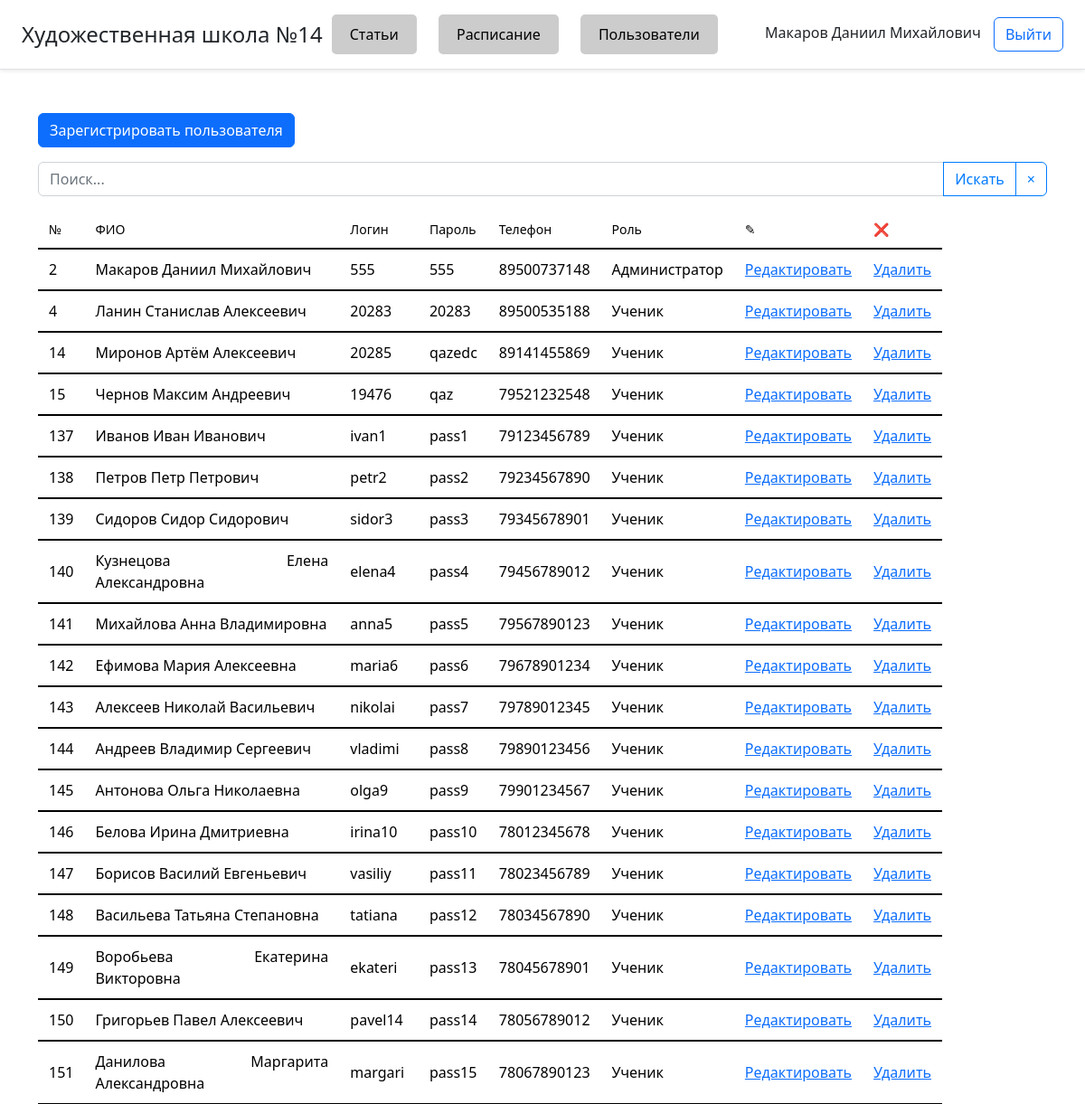
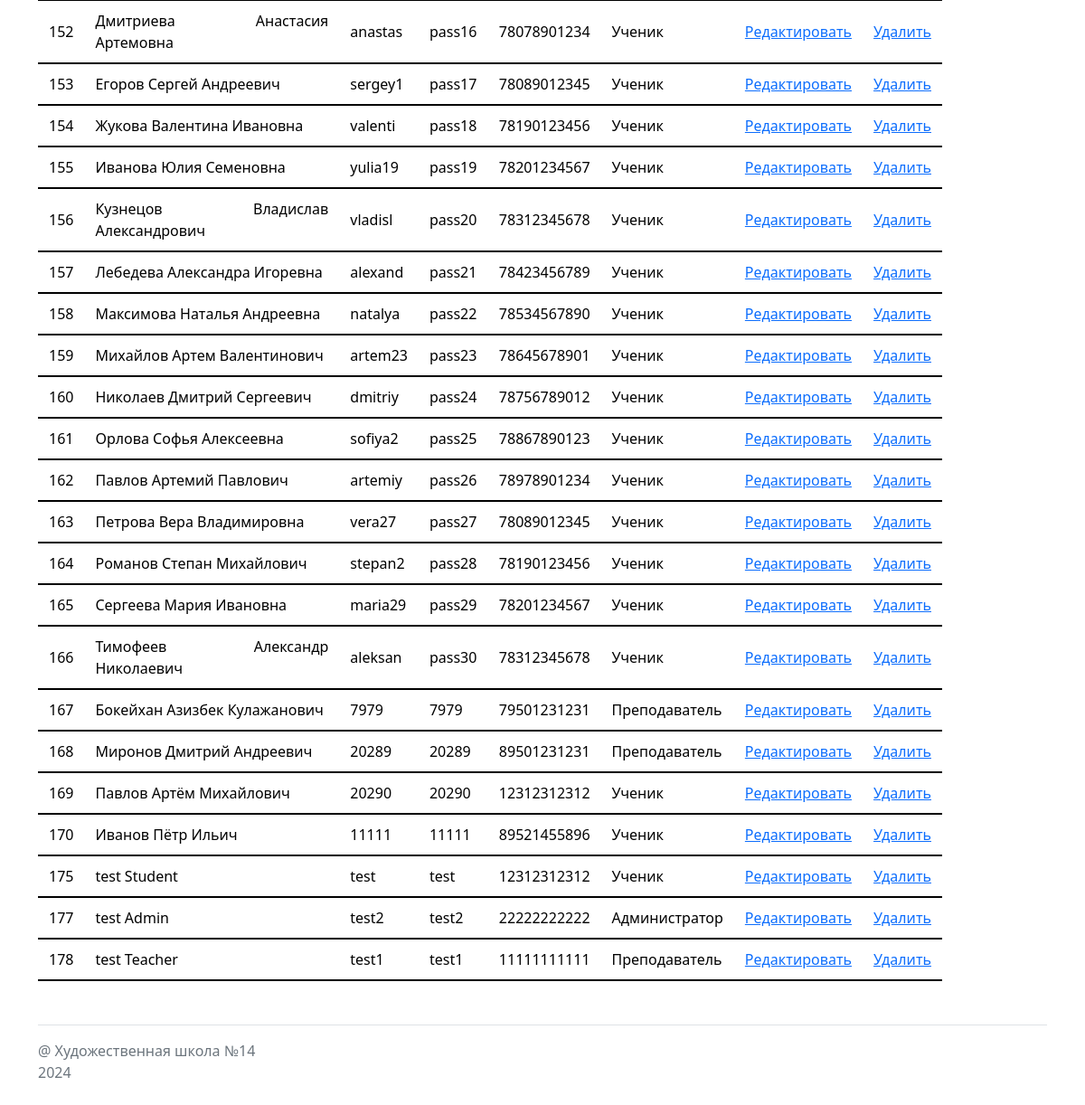
Screenshot of /admin/workers2.php (signed in) with the database file from the repository (2 pictures, top to bottom).
### tables this page shows
CREATE TABLE `users` (
  `id` int(11) NOT NULL,
  `full_name` varchar(45) NOT NULL,
  `login` varchar(7) DEFAULT NULL,
  `password` varchar(45) NOT NULL,
  `phone` bigint(11) NOT NULL,
  `roles_id` int(1) DEFAULT NULL
);

CREATE TABLE `roles` (
  `id` int(1) NOT NULL,
  `name` varchar(15) NOT NULL
);

### admin/workers2.php (the view, shortened to what this page needs)
<?php
require_once '../connect.php';
if(isset($_GET['search'])) {
    $search = $_GET['search'];
    $query = "SELECT users.*, roles.name AS role_name FROM `users` INNER JOIN `roles` ON users.roles_id = roles.id
    WHERE full_name LIKE '%$search%' OR login LIKE '%$search%' OR phone LIKE '%$search%' OR roles.name LIKE '%$search%'";
} else {
    $query = "SELECT users.*, roles.name AS role_name FROM `users` INNER JOIN `roles` ON users.roles_id = roles.id";
}
$result = mysqli_query($connect, $query);?>
<!DOCTYPE html>
<html lang="en">
<head>
    <link rel="stylesheet" href="../css/style.css">
    <link rel="stylesheet" href="https://cdn.jsdelivr.net/npm/bootstrap@5.2.2/dist/css/bootstrap.min.css">
</head>
<body>
<?php if(!empty($_SESSION['users']['full_name'])):?>
    <?php require "../blocks/admin_header.php" ?>
    <div class="container mt-5">
        <a href="register.php" class="btn btn-primary mb-3">Зарегистрировать пользователя</a>
        <form action="" method="get">
            <div class="input-group mb-3">
                <input type="text" class="form-control" placeholder="Поиск..." aria-label="Search" aria-describedby="clear-search" name="search" value="<?php echo isset($_GET['search']) ? $_GET['search'] : ''; ?>">
                <button class="btn btn-outline-secondary" type="submit" id="button-addon2">Искать</button>
                <button class="btn btn-outline-secondary" type="button" id="clear-search">&times;</button>
            </div>
        </form>
        <table width="1000" class="sold">
            <thead>
            <tr class="td-u">
                <th>№</th>
                <th>ФИО</th>
                <th>Логин</th>
                <th>Пароль</th>
                <th>Телефон</th>
                <th>Роль</th>
                <th class="td-u2">&#9998;</th>
                <th class="td-u2">&#10060;</th>
            </tr>
            </thead>
            <tbody>
            <?php
            while($char = mysqli_fetch_assoc($result)) {
                ?>
                <tr class="td-o">
                    <td><?= $char['id'] ?></td>
                    <td><?= $char['full_name'] ?></td>
                    <td><?= $char['login'] ?></td>
                    <td><?= $char['password'] ?></td>
                    <td><?= $char['phone'] ?></td>
                    <td><?= $char['role_name'] ?></td>
                    <td><a href="update3.php?id=<?= $char['id'] ?>">Редактировать</a></td>
                    <td><a href="delete.php?id=<?= $char['id'] ?>">Удалить</a></td>
                </tr>
                <?php
            }
            ?>
            </tbody>
        </table>
    </div>
    <?php require "../blocks/footer.php" ?>
<?php else:
    echo '<h3 class="p-2 text-dark text-decoration-none">Отказано</h3>';
    echo '<a href="/" class="btn btn-primary" >На главную</a>';
    ?>
<?php endif ?>
</body>
</html>

### css/style.css (style rules this page uses)
th { font-weight: normal; font-size: 14px; color: #000000; margin-right: unset; margin-left: unset; padding: 10px 12px; background: white; }
td { color: #000000; border-top: 1px solid white; padding: 10px 12px; background: rgb(255, 255, 255); transition: .3s; text-align: justify; }
.td-o { border-bottom: 2px solid black; }
.td-u { border-bottom: 2px solid black; }
.td-u2 { position: relative; }

### admin/workers2.php (style rules this page uses)
.btn-outline-secondary { border-color: #007bff; color: #007bff; }

### rows the page displays
users: id "2", full_name "Макаров Даниил Михайлович", login "555", password "555", phone "89500737148", roles.name "Администратор"
users: id "4", full_name "Ланин Станислав Алексеевич", login "20283", password "20283", phone "89500535188", roles.name "Ученик"
users: id "14", full_name "Миронов Артём Алексеевич", login "20285", password "qazedc", phone "89141455869", roles.name "Ученик"
users: id "15", full_name "Чернов Максим Андреевич", login "19476", password "qaz", phone "79521232548", roles.name "Ученик"
users: id "137", full_name "Иванов Иван Иванович", login "ivan1", password "pass1", phone "79123456789", roles.name "Ученик"
users: id "138", full_name "Петров Петр Петрович", login "petr2", password "pass2", phone "79234567890", roles.name "Ученик"
users: id "139", full_name "Сидоров Сидор Сидорович", login "sidor3", password "pass3", phone "79345678901", roles.name "Ученик"
users: id "140", full_name "Кузнецова Елена Александровна", login "elena4", password "pass4", phone "79456789012", roles.name "Ученик"
users: id "141", full_name "Михайлова Анна Владимировна", login "anna5", password "pass5", phone "79567890123", roles.name "Ученик"
users: id "142", full_name "Ефимова Мария Алексеевна", login "maria6", password "pass6", phone "79678901234", roles.name "Ученик"
users: id "143", full_name "Алексеев Николай Васильевич", login "nikolai", password "pass7", phone "79789012345", roles.name "Ученик"
users: id "144", full_name "Андреев Владимир Сергеевич", login "vladimi", password "pass8", phone "79890123456", roles.name "Ученик"
users: id "145", full_name "Антонова Ольга Николаевна", login "olga9", password "pass9", phone "79901234567", roles.name "Ученик"
users: id "146", full_name "Белова Ирина Дмитриевна", login "irina10", password "pass10", phone "78012345678", roles.name "Ученик"
users: id "147", full_name "Борисов Василий Евгеньевич", login "vasiliy", password "pass11", phone "78023456789", roles.name "Ученик"
users: id "148", full_name "Васильева Татьяна Степановна", login "tatiana", password "pass12", phone "78034567890", roles.name "Ученик"
users: id "149", full_name "Воробьева Екатерина Викторовна", login "ekateri", password "pass13", phone "78045678901", roles.name "Ученик"
users: id "150", full_name "Григорьев Павел Алексеевич", login "pavel14", password "pass14", phone "78056789012", roles.name "Ученик"
users: id "151", full_name "Данилова Маргарита Александровна", login "margari", password "pass15", phone "78067890123", roles.name "Ученик"
users: id "152", full_name "Дмитриева Анастасия Артемовна", login "anastas", password "pass16", phone "78078901234", roles.name "Ученик"
users: id "153", full_name "Егоров Сергей Андреевич", login "sergey1", password "pass17", phone "78089012345", roles.name "Ученик"
users: id "154", full_name "Жукова Валентина Ивановна", login "valenti", password "pass18", phone "78190123456", roles.name "Ученик"
users: id "155", full_name "Иванова Юлия Семеновна", login "yulia19", password "pass19", phone "78201234567", roles.name "Ученик"
users: id "156", full_name "Кузнецов Владислав Александрович", login "vladisl", password "pass20", phone "78312345678", roles.name "Ученик"
users: id "157", full_name "Лебедева Александра Игоревна", login "alexand", password "pass21", phone "78423456789", roles.name "Ученик"
users: id "158", full_name "Максимова Наталья Андреевна", login "natalya", password "pass22", phone "78534567890", roles.name "Ученик"
users: id "159", full_name "Михайлов Артем Валентинович", login "artem23", password "pass23", phone "78645678901", roles.name "Ученик"
users: id "160", full_name "Николаев Дмитрий Сергеевич", login "dmitriy", password "pass24", phone "78756789012", roles.name "Ученик"
users: id "161", full_name "Орлова Софья Алексеевна", login "sofiya2", password "pass25", phone "78867890123", roles.name "Ученик"
users: id "162", full_name "Павлов Артемий Павлович", login "artemiy", password "pass26", phone "78978901234", roles.name "Ученик"
users: id "163", full_name "Петрова Вера Владимировна", login "vera27", password "pass27", phone "78089012345", roles.name "Ученик"
users: id "164", full_name "Романов Степан Михайлович", login "stepan2", password "pass28", phone "78190123456", roles.name "Ученик"
users: id "165", full_name "Сергеева Мария Ивановна", login "maria29", password "pass29", phone "78201234567", roles.name "Ученик"
users: id "166", full_name "Тимофеев Александр Николаевич", login "aleksan", password "pass30", phone "78312345678", roles.name "Ученик"
users: id "167", full_name "Бокейхан Азизбек Кулажанович", login "7979", password "7979", phone "79501231231", roles.name "Преподаватель"
users: id "168", full_name "Миронов Дмитрий Андреевич", login "20289", password "20289", phone "89501231231", roles.name "Преподаватель"
users: id "169", full_name "Павлов Артём Михайлович", login "20290", password "20290", phone "12312312312", roles.name "Ученик"
users: id "170", full_name "Иванов Пётр Ильич", login "11111", password "11111", phone "89521455896", roles.name "Ученик"
users: id "175", full_name "test Student", login "test", password "test", phone "12312312312", roles.name "Ученик"
users: id "177", full_name "test Admin", login "test2", password "test2", phone "22222222222", roles.name "Администратор"
users: id "178", full_name "test Teacher", login "test1", password "test1", phone "11111111111", roles.name "Преподаватель"

### other values shown
$_SESSION['users']['full_name'] "Макаров Даниил Михайлович"
